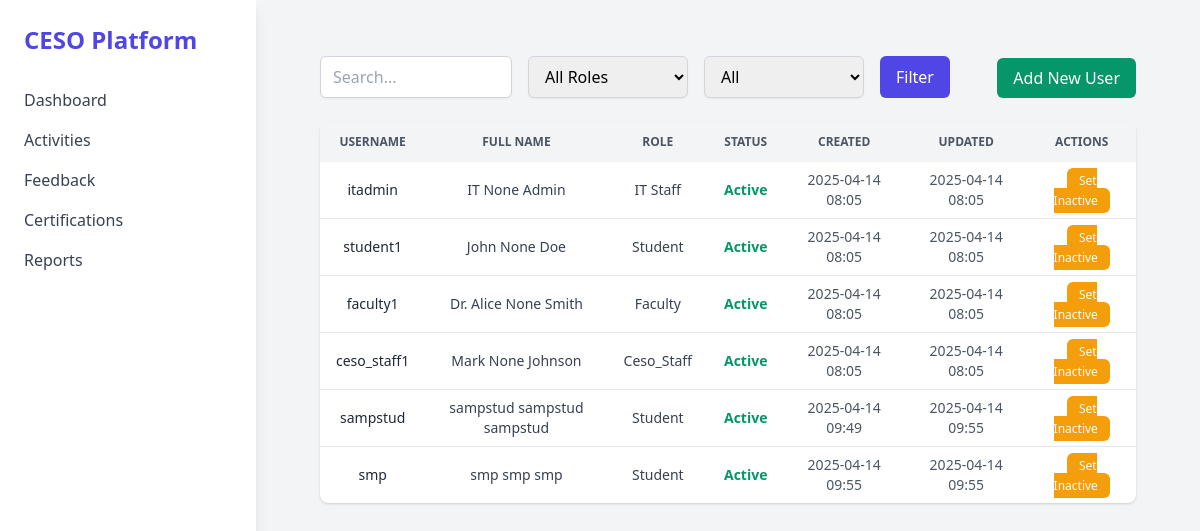
Screenshot of /dashboard/it/manage-users/ with the database file from the repository.
### community_extension/models.py (models this page shows, shortened)
class CustomUser(AbstractUser):
    ROLE_CHOICES = (
        ('student', 'Student'),
        ('faculty', 'Faculty'),
        ('ceso_staff', 'CESO Staff'),
        ('it_staff', 'IT Staff'),
    )
    STATUS_CHOICES = (
        ('active', 'Active'),
        ('inactive', 'Inactive'),
    )
    role = models.CharField(max_length=50, choices=ROLE_CHOICES, default='student')
    status = models.CharField(max_length=10, choices=STATUS_CHOICES, default='active')
    id_number = models.CharField(max_length=50)
    first_name = models.CharField(max_length=150)
    middle_name = models.CharField(max_length=150, blank=True, null=True)
    last_name = models.CharField(max_length=150)
    department = models.CharField(max_length=100, blank=True, null=True)
    section = models.CharField(max_length=50, blank=True, null=True)
    course = models.CharField(max_length=100, blank=True, null=True)
    created_at = models.DateTimeField(auto_now_add=True)
    updated_at = models.DateTimeField(auto_now=True)

### community_extension/views.py (the view)
# urls.py: path('dashboard/it/manage-users/', views.manage_users, name='manage_users'),
def manage_users(request):
    search = request.GET.get('search', '')
    role = request.GET.get('role', '')
    status = request.GET.get('status', '')
    users = CustomUser.objects.all()
    if search:
        users = users.filter(username__icontains=search)
    if role:
        users = users.filter(role=role)
    if status:
        users = users.filter(status=status)
    paginator = Paginator(users, 10)  # 10 users per page
    page_number = request.GET.get('page')
    page_obj = paginator.get_page(page_number)
    return render(request, 'dashboard/manage_users.html', {
        'users': page_obj,
        'page_obj': page_obj
    })

### community_extension/templates/dashboard/manage_users.html (shortened to what this page needs)
{% extends "dashboard/dashboard_base.html" %}
{% block content %}
<div class="max-w-7xl mx-auto px-4 sm:px-6 lg:px-8 py-6">
    <div class="flex flex-col sm:flex-row sm:items-end sm:justify-between mb-6 gap-4">
        <form method="get" class="flex flex-wrap gap-4">
            <input type="text" name="search" value="{{ request.GET.search }}" placeholder="Search..."
                class="px-3 py-2 border border-gray-300 rounded-md shadow-sm focus:outline-none focus:ring focus:ring-indigo-300 w-48" />
            <select name="role" class="px-3 py-2 border border-gray-300 rounded-md shadow-sm w-40">
                <option value="">All Roles</option>
            </select>
            <select name="status" class="px-3 py-2 border border-gray-300 rounded-md shadow-sm w-40">
                <option value="">All</option>
            </select>
            <button type="submit"
                class="bg-indigo-600 text-white px-4 py-2 rounded-md hover:bg-indigo-700 transition">Filter</button>
        </form>
        <a href="{% url 'add_user' %}" class="bg-green-600 text-white px-4 py-2 rounded-md hover:bg-green-700 transition">
            Add New User
        </a>
    </div>
    <div class="bg-white shadow rounded-lg overflow-auto">
        <table class="min-w-full text-sm text-center">
            <thead class="bg-gray-100 text-gray-600 uppercase text-xs">
                <tr>
                    <th class="px-4 py-3">Username</th>
                    <th class="px-4 py-3">Full Name</th>
                    <th class="px-4 py-3">Role</th>
                    <th class="px-4 py-3">Status</th>
                    <th class="px-4 py-3">Created</th>
                    <th class="px-4 py-3">Updated</th>
                    <th class="px-4 py-3">Actions</th>
                </tr>
            </thead>
            <tbody class="divide-y divide-gray-200">
                {% for user in users %}
                <tr class="hover:bg-gray-50">
                    <td class="px-4 py-2 font-medium text-gray-800">{{ user.username }}</td>
                    <td class="px-4 py-2 text-gray-700">
                        {{ user.first_name }} {{ user.middle_name }} {{ user.last_name }}
                    </td>
                    <td class="px-4 py-2 text-gray-700">
                        {% if user.role == "admin" %}CESO Staff
                        {% elif user.role == "it_staff" %}IT Staff
                        {% else %}{{ user.role|title }}
                        {% endif %}
                    </td>
                    <td class="px-4 py-2">
                        {% if user.status == "active" %}
                        <span class="text-green-600 font-semibold">Active</span>
                        {% else %}
                        <span class="text-red-600 font-semibold">Inactive</span>
                        {% endif %}
                    </td>
                    <td class="px-4 py-2 text-gray-600">{{ user.created_at|date:"Y-m-d H:i" }}</td>
                    <td class="px-4 py-2 text-gray-600">{{ user.updated_at|date:"Y-m-d H:i" }}</td>
                    <td class="px-4 py-2">
                        <a href="{% url 'toggle_user_status' user.id %}"
                            class="text-white px-3 py-1 rounded-md text-xs
                            {% if user.status == 'active' %}bg-yellow-500 hover:bg-yellow-600
                            {% else %}bg-green-600 hover:bg-green-700{% endif %}">
                            {% if user.status == 'active' %}Set Inactive{% else %}Set Active{% endif %}
                        </a>
                    </td>
                </tr>
                {% empty %}
                <tr>
                    <td colspan="7" class="px-4 py-4 text-gray-500 text-center">No users found.</td>
                </tr>
                {% endfor %}
            </tbody>
        </table>
    </div>
</div>
{% endblock %}

### community_extension/templates/dashboard/dashboard_base.html (shortened to what this page needs)
<!DOCTYPE html>
<html lang="en">
<head>
    <link href="https://cdn.jsdelivr.net/npm/tailwindcss@2.2.19/dist/tailwind.min.css" rel="stylesheet">
</head>
<body class="bg-gray-100 min-h-screen flex">
    <aside class="w-64 bg-white shadow-lg p-6">
        <h2 class="text-2xl font-bold text-indigo-600 mb-8">CESO Platform</h2>
        <nav class="space-y-4">
            <a href="{% url 'dashboard' %}" class="block text-gray-700 hover:text-indigo-600">Dashboard</a>
            <a href="#" class="block text-gray-700 hover:text-indigo-600">Activities</a>
            <a href="#"class="block text-gray-700 hover:text-indigo-600">Feedback</a>
            <a href="#" class="block text-gray-700 hover:text-indigo-600">Certifications</a>
            <a href="#" class="block text-gray-700 hover:text-indigo-600">Reports</a>
        </nav>
    </aside>
    <main class="flex-1 p-8">
        {% block content %}{% endblock %}
    </main>
</body>
</html>

### rows the page displays
CustomUser: username "itadmin", first_name "IT", middle_name "None", last_name "Admin", role "IT Staff", status "Active", created_at "2025-04-14 08:05", updated_at "2025-04-14 08:05"
CustomUser: username "student1", first_name "John", middle_name "None", last_name "Doe", role "Student", status "Active", created_at "2025-04-14 08:05", updated_at "2025-04-14 08:05"
CustomUser: username "faculty1", first_name "Dr. Alice", middle_name "None", last_name "Smith", role "Faculty", status "Active", created_at "2025-04-14 08:05", updated_at "2025-04-14 08:05"
CustomUser: username "ceso_staff1", first_name "Mark", middle_name "None", last_name "Johnson", role "Ceso_Staff", status "Active", created_at "2025-04-14 08:05", updated_at "2025-04-14 08:05"
CustomUser: username "sampstud", first_name "sampstud", middle_name "sampstud", last_name "sampstud", role "Student", status "Active", created_at "2025-04-14 09:49", updated_at "2025-04-14 09:55"
CustomUser: username "smp", first_name "smp", middle_name "smp", last_name "smp", role "Student", status "Active", created_at "2025-04-14 09:55", updated_at "2025-04-14 09:55"
